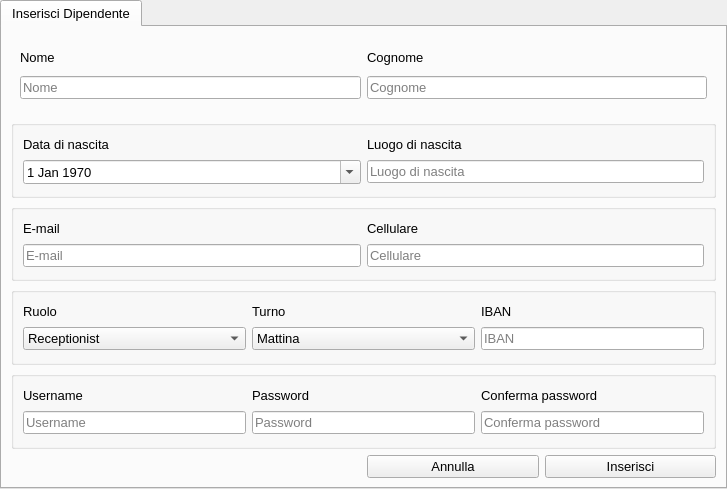
<?xml version="1.0" encoding="UTF-8"?>
<ui version="4.0">
 <class>tabWidget</class>
 <widget class="QTabWidget" name="tabWidget">
  <property name="geometry">
   <rect>
    <x>0</x>
    <y>0</y>
    <width>727</width>
    <height>489</height>
   </rect>
  </property>
  <property name="font">
   <font>
    <family>Arial</family>
    <pointsize>10</pointsize>
   </font>
  </property>
  <property name="windowTitle">
   <string>Inserisci Dipendente</string>
  </property>
  <widget class="QWidget" name="tabInserisciDipendente">
   <attribute name="title">
    <string>Inserisci Dipendente</string>
   </attribute>
   <layout class="QGridLayout" name="gridLayout">
    <item row="0" column="0" colspan="2">
     <widget class="QWidget" name="widgetNomeCognome" native="true">
      <layout class="QGridLayout" name="gridLayout_6">
       <item row="0" column="0">
        <widget class="QLabel" name="labelNome">
         <property name="sizePolicy">
          <sizepolicy hsizetype="Preferred" vsizetype="Fixed">
           <horstretch>0</horstretch>
           <verstretch>0</verstretch>
          </sizepolicy>
         </property>
         <property name="text">
          <string>Nome</string>
         </property>
        </widget>
       </item>
       <item row="0" column="1">
        <widget class="QLabel" name="labelCognome">
         <property name="sizePolicy">
          <sizepolicy hsizetype="Preferred" vsizetype="Fixed">
           <horstretch>0</horstretch>
           <verstretch>0</verstretch>
          </sizepolicy>
         </property>
         <property name="text">
          <string>Cognome</string>
         </property>
        </widget>
       </item>
       <item row="1" column="0">
        <widget class="QLineEdit" name="lineEditNome">
         <property name="placeholderText">
          <string>Nome</string>
         </property>
        </widget>
       </item>
       <item row="1" column="1">
        <widget class="QLineEdit" name="lineEditCognome">
         <property name="placeholderText">
          <string>Cognome</string>
         </property>
        </widget>
       </item>
      </layout>
     </widget>
    </item>
    <item row="3" column="0" colspan="2">
     <widget class="QGroupBox" name="groupBoxNascita">
      <property name="title">
       <string/>
      </property>
      <property name="flat">
       <bool>true</bool>
      </property>
      <layout class="QGridLayout" name="gridLayout_2">
       <item row="1" column="2">
        <widget class="QLabel" name="label_4">
         <property name="sizePolicy">
          <sizepolicy hsizetype="Preferred" vsizetype="Fixed">
           <horstretch>0</horstretch>
           <verstretch>0</verstretch>
          </sizepolicy>
         </property>
         <property name="text">
          <string>Luogo di nascita</string>
         </property>
        </widget>
       </item>
       <item row="1" column="1">
        <widget class="QLabel" name="labelDataNascita">
         <property name="sizePolicy">
          <sizepolicy hsizetype="Preferred" vsizetype="Fixed">
           <horstretch>0</horstretch>
           <verstretch>0</verstretch>
          </sizepolicy>
         </property>
         <property name="text">
          <string>Data di nascita</string>
         </property>
        </widget>
       </item>
       <item row="2" column="2">
        <widget class="QLineEdit" name="lineEditLuogoNascita">
         <property name="placeholderText">
          <string>Luogo di nascita</string>
         </property>
        </widget>
       </item>
       <item row="2" column="1">
        <widget class="QDateEdit" name="dateEdit">
         <property name="sizePolicy">
          <sizepolicy hsizetype="Expanding" vsizetype="Fixed">
           <horstretch>0</horstretch>
           <verstretch>0</verstretch>
          </sizepolicy>
         </property>
         <property name="wrapping">
          <bool>false</bool>
         </property>
         <property name="frame">
          <bool>true</bool>
         </property>
         <property name="alignment">
          <set>Qt::AlignLeading|Qt::AlignLeft|Qt::AlignVCenter</set>
         </property>
         <property name="buttonSymbols">
          <enum>QAbstractSpinBox::UpDownArrows</enum>
         </property>
         <property name="accelerated">
          <bool>false</bool>
         </property>
         <property name="showGroupSeparator" stdset="0">
          <bool>false</bool>
         </property>
         <property name="dateTime">
          <datetime>
           <hour>0</hour>
           <minute>0</minute>
           <second>0</second>
           <year>1970</year>
           <month>1</month>
           <day>1</day>
          </datetime>
         </property>
         <property name="maximumDateTime">
          <datetime>
           <hour>23</hour>
           <minute>59</minute>
           <second>59</second>
           <year>9999</year>
           <month>12</month>
           <day>31</day>
          </datetime>
         </property>
         <property name="calendarPopup">
          <bool>true</bool>
         </property>
         <property name="date">
          <date>
           <year>1970</year>
           <month>1</month>
           <day>1</day>
          </date>
         </property>
        </widget>
       </item>
      </layout>
     </widget>
    </item>
    <item row="4" column="0" colspan="2">
     <widget class="QGroupBox" name="groupBoxContatti">
      <property name="title">
       <string/>
      </property>
      <property name="flat">
       <bool>true</bool>
      </property>
      <layout class="QGridLayout" name="gridLayout_3">
       <item row="0" column="1">
        <widget class="QLabel" name="labelCellulare">
         <property name="sizePolicy">
          <sizepolicy hsizetype="Preferred" vsizetype="Fixed">
           <horstretch>0</horstretch>
           <verstretch>0</verstretch>
          </sizepolicy>
         </property>
         <property name="text">
          <string>Cellulare</string>
         </property>
        </widget>
       </item>
       <item row="0" column="0">
        <widget class="QLabel" name="labelEmail">
         <property name="sizePolicy">
          <sizepolicy hsizetype="Preferred" vsizetype="Fixed">
           <horstretch>0</horstretch>
           <verstretch>0</verstretch>
          </sizepolicy>
         </property>
         <property name="text">
          <string>E-mail</string>
         </property>
        </widget>
       </item>
       <item row="1" column="0">
        <widget class="QLineEdit" name="lineEditEmail">
         <property name="placeholderText">
          <string>E-mail</string>
         </property>
        </widget>
       </item>
       <item row="1" column="1">
        <widget class="QLineEdit" name="lineEditCellulare">
         <property name="placeholderText">
          <string>Cellulare</string>
         </property>
        </widget>
       </item>
      </layout>
     </widget>
    </item>
    <item row="5" column="0" colspan="2">
     <widget class="QGroupBox" name="groupBoxLavoro">
      <property name="title">
       <string/>
      </property>
      <property name="flat">
       <bool>true</bool>
      </property>
      <layout class="QGridLayout" name="gridLayout_4">
       <item row="0" column="1">
        <widget class="QLabel" name="labelTurno">
         <property name="sizePolicy">
          <sizepolicy hsizetype="Preferred" vsizetype="Fixed">
           <horstretch>0</horstretch>
           <verstretch>0</verstretch>
          </sizepolicy>
         </property>
         <property name="text">
          <string>Turno</string>
         </property>
        </widget>
       </item>
       <item row="1" column="2">
        <widget class="QLineEdit" name="lineEditIBAN">
         <property name="placeholderText">
          <string>IBAN</string>
         </property>
        </widget>
       </item>
       <item row="0" column="0">
        <widget class="QLabel" name="labelRuolo">
         <property name="sizePolicy">
          <sizepolicy hsizetype="Preferred" vsizetype="Fixed">
           <horstretch>0</horstretch>
           <verstretch>0</verstretch>
          </sizepolicy>
         </property>
         <property name="text">
          <string>Ruolo</string>
         </property>
        </widget>
       </item>
       <item row="1" column="0">
        <widget class="QComboBox" name="comboBoxRuolo">
         <property name="sizePolicy">
          <sizepolicy hsizetype="Expanding" vsizetype="Fixed">
           <horstretch>0</horstretch>
           <verstretch>0</verstretch>
          </sizepolicy>
         </property>
         <item>
          <property name="text">
           <string>Receptionist</string>
          </property>
         </item>
         <item>
          <property name="text">
           <string>Cameriere</string>
          </property>
         </item>
        </widget>
       </item>
       <item row="0" column="2">
        <widget class="QLabel" name="labelIBAN">
         <property name="text">
          <string>IBAN</string>
         </property>
        </widget>
       </item>
       <item row="1" column="1">
        <widget class="QComboBox" name="comboBoxTurno">
         <property name="sizePolicy">
          <sizepolicy hsizetype="Expanding" vsizetype="Fixed">
           <horstretch>0</horstretch>
           <verstretch>0</verstretch>
          </sizepolicy>
         </property>
         <item>
          <property name="text">
           <string>Mattina</string>
          </property>
         </item>
         <item>
          <property name="text">
           <string>Pomeriggio</string>
          </property>
         </item>
        </widget>
       </item>
      </layout>
     </widget>
    </item>
    <item row="6" column="0" colspan="2">
     <widget class="QGroupBox" name="groupBoxCredenziali">
      <property name="title">
       <string/>
      </property>
      <property name="flat">
       <bool>true</bool>
      </property>
      <layout class="QGridLayout" name="gridLayout_5">
       <item row="1" column="1">
        <widget class="QLineEdit" name="lineEditPassword">
         <property name="echoMode">
          <enum>QLineEdit::Password</enum>
         </property>
         <property name="placeholderText">
          <string>Password</string>
         </property>
        </widget>
       </item>
       <item row="1" column="0">
        <widget class="QLineEdit" name="lineEditUsername">
         <property name="placeholderText">
          <string>Username</string>
         </property>
        </widget>
       </item>
       <item row="0" column="2">
        <widget class="QLabel" name="labelConfermaPassword">
         <property name="sizePolicy">
          <sizepolicy hsizetype="Preferred" vsizetype="Fixed">
           <horstretch>0</horstretch>
           <verstretch>0</verstretch>
          </sizepolicy>
         </property>
         <property name="text">
          <string>Conferma password</string>
         </property>
        </widget>
       </item>
       <item row="1" column="2">
        <widget class="QLineEdit" name="lineEditConfermaPassword">
         <property name="echoMode">
          <enum>QLineEdit::Password</enum>
         </property>
         <property name="placeholderText">
          <string>Conferma password</string>
         </property>
        </widget>
       </item>
       <item row="0" column="0">
        <widget class="QLabel" name="labelUsername">
         <property name="sizePolicy">
          <sizepolicy hsizetype="Preferred" vsizetype="Fixed">
           <horstretch>0</horstretch>
           <verstretch>0</verstretch>
          </sizepolicy>
         </property>
         <property name="text">
          <string>Username</string>
         </property>
        </widget>
       </item>
       <item row="0" column="1">
        <widget class="QLabel" name="labelPassword">
         <property name="sizePolicy">
          <sizepolicy hsizetype="Preferred" vsizetype="Fixed">
           <horstretch>0</horstretch>
           <verstretch>0</verstretch>
          </sizepolicy>
         </property>
         <property name="text">
          <string>Password</string>
         </property>
        </widget>
       </item>
      </layout>
     </widget>
    </item>
    <item row="7" column="1">
     <widget class="QWidget" name="widget" native="true">
      <property name="sizePolicy">
       <sizepolicy hsizetype="Preferred" vsizetype="Maximum">
        <horstretch>0</horstretch>
        <verstretch>0</verstretch>
       </sizepolicy>
      </property>
      <layout class="QHBoxLayout" name="horizontalLayout">
       <property name="leftMargin">
        <number>0</number>
       </property>
       <property name="topMargin">
        <number>0</number>
       </property>
       <property name="rightMargin">
        <number>0</number>
       </property>
       <property name="bottomMargin">
        <number>0</number>
       </property>
       <item>
        <widget class="QPushButton" name="btnAnnulla">
         <property name="text">
          <string>Annulla</string>
         </property>
        </widget>
       </item>
       <item>
        <widget class="QPushButton" name="btnInserisci">
         <property name="font">
          <font>
           <family>Arial</family>
           <pointsize>10</pointsize>
          </font>
         </property>
         <property name="styleSheet">
          <string notr="true"/>
         </property>
         <property name="text">
          <string>Inserisci</string>
         </property>
        </widget>
       </item>
      </layout>
     </widget>
    </item>
   </layout>
  </widget>
 </widget>
 <resources/>
 <connections/>
</ui>
